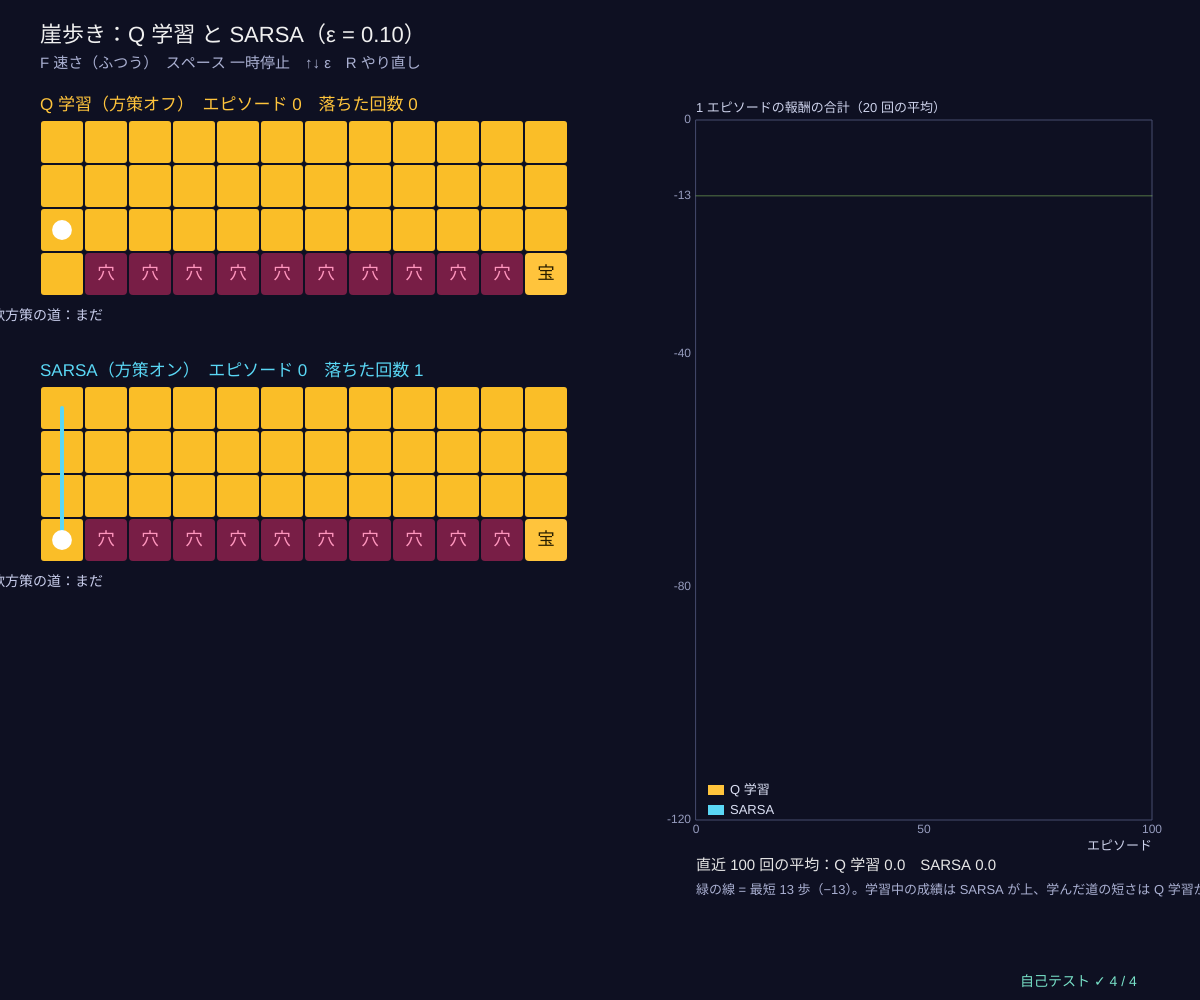
Frame 1 (no input)
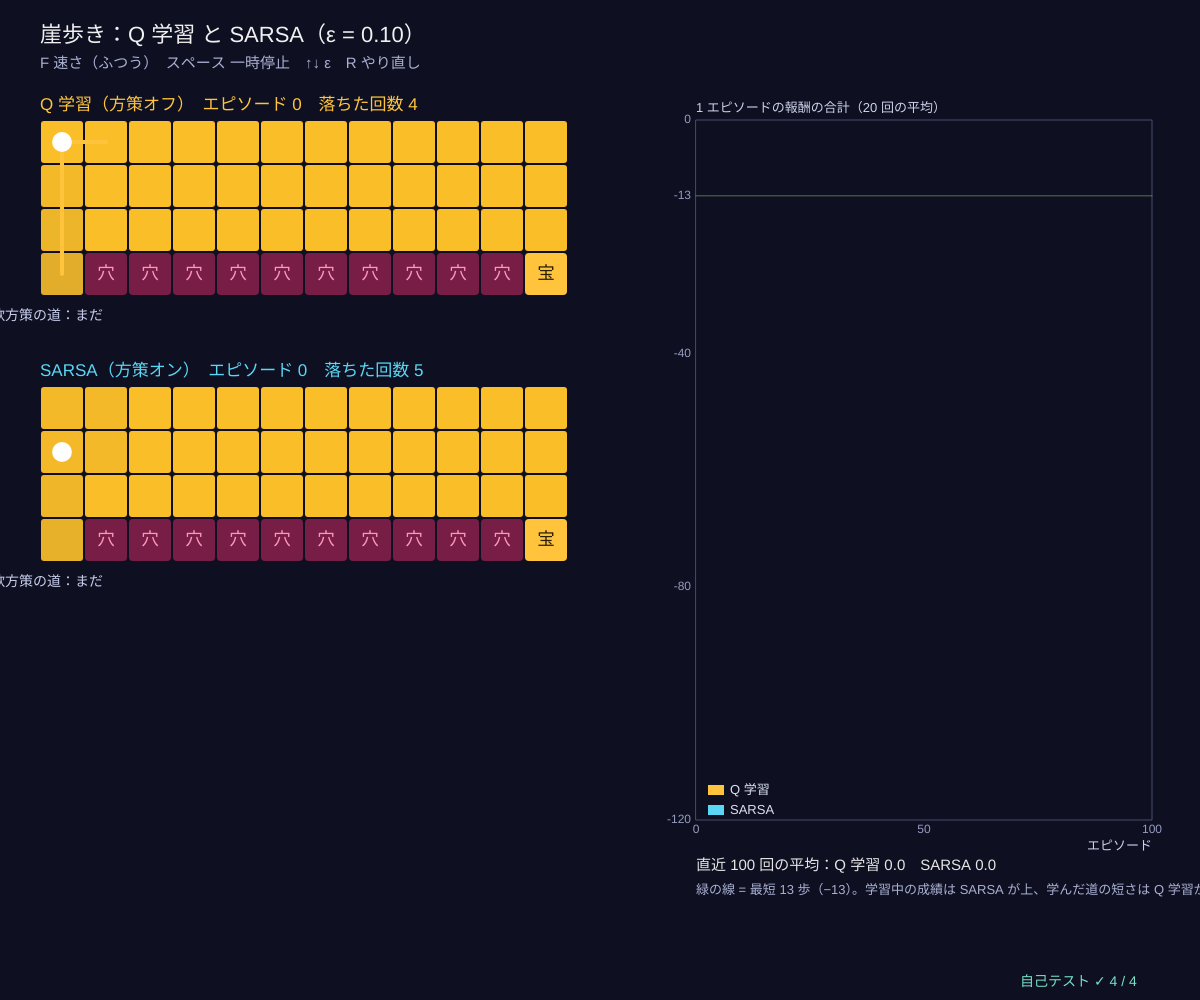
Frame 60 (no input)
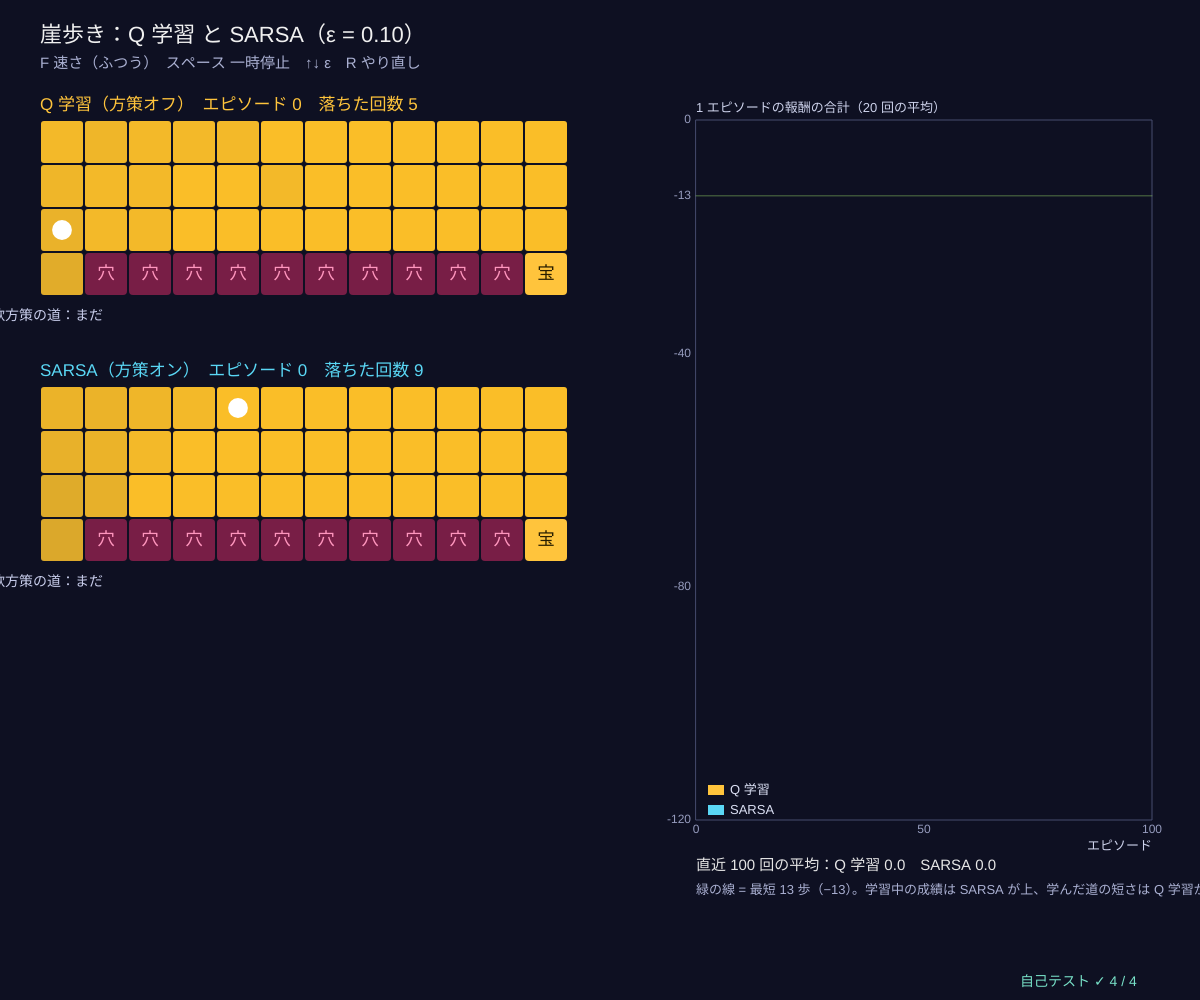
Frame 120 (the mouse pressed at the canvas centre since frame 60)

The p5.js sketch that drew these frames (run headless with seeded random() and noise() and a simulated clock; from frame 60 on, the mouse is pressed at the canvas centre):

// p5.js sketch
// ── sketch.js
// ============================================
// 06 崖歩きと SARSA ─ 4 × 12 のマス。下の段は崖（落ちると −100 でスタートに戻る）、1 歩ごとに −1
// Q 学習は「次はいちばん良い行動」を仮定するので、崖ぎりぎりの最短路を学ぶ。でも実際は ε のぶんでたらめに動くので、よく落ちる。
// SARSA は「次に実際にとる行動」Q(s′, a′) で更新する（方策オン）。でたらめな一歩も計算に入るので、崖から離れた安全な遠回りを学ぶ
// F 速さ / スペース 一時停止 / ↑↓ ε / R やり直し
// ============================================

const CLIFF_ROWS = [                     // ★ 崖のマップ（P = 崖）
  '............',
  '............',
  '............',
  'SPPPPPPPPPPG',
];
let eps = 0.1;                           // ★ 探索の割合 ε（ε を小さくすると 2 つの差は？）
const ALPHA = 0.5, FALL_R = -100;        // ★ 学習率、崖に落ちたときの報酬
let gw, agents = [], speed = 1, paused = false;
const SPEEDS = ['ゆっくり', 'ふつう', '速い'];

function setup() { createCanvas(windowWidth, windowHeight); gw = gridParse(CLIFF_ROWS); selfTest(); seedRng(3); resetAgents(); }
function resetAgents() { agents = [makeAgent(gw, false), makeAgent(gw, true)]; }
function makeAgent(g, sarsa) { let s = g.cell.indexOf('S'); return { sarsa, Q: Array.from({ length: g.w * g.h }, () => [0, 0, 0, 0]), s, a: -1, tot: 0, len: 0, rewards: [], falls: 0 }; }
function cliffMove(g, s, a) {            // 崖に入ったら −100 でスタートへ
  let s2 = gridMove(g, s, a);
  if (g.cell[s2] === 'P') return { s2: g.cell.indexOf('S'), r: FALL_R, fell: true };
  return { s2, r: -1, fell: false };
}
// ★ 1 歩：Q 学習と SARSA のちがいは target の 1 行だけ
function agentStep(ag, g, ep) {
  if (ag.a < 0) ag.a = epsGreedy(ag.Q[ag.s], ep);
  let s = ag.s, a = ag.a, o = cliffMove(g, s, a), done = g.cell[o.s2] === 'G';
  let a2 = epsGreedy(ag.Q[o.s2], ep);    // 次に実際にとる行動
  let target = done ? o.r : o.r + (ag.sarsa ? ag.Q[o.s2][a2] : maxOf(ag.Q[o.s2]));
  ag.Q[s][a] += ALPHA * (target - ag.Q[s][a]);
  ag.tot += o.r; ag.len++; if (o.fell) ag.falls++;
  if (done || ag.len >= 1000) { ag.rewards.push(ag.tot); ag.tot = 0; ag.len = 0; ag.s = g.cell.indexOf('S'); ag.a = -1; }
  else { ag.s = o.s2; ag.a = a2; }
}
function greedyPath(ag, g) {
  let s = g.cell.indexOf('S'), p = [s];
  for (let t = 0; t < 60 && g.cell[s] !== 'G'; t++) { let o = cliffMove(g, s, argmaxFirst(ag.Q[s])); if (o.fell) return { p, ok: false }; s = o.s2; if (p.includes(s)) return { p, ok: false }; p.push(s); }
  return { p, ok: g.cell[s] === 'G' };
}

function draw() {
  background(...BG);
  let t0 = performance.now();
  if (!paused) {
    let n = speed === 0 ? (frameCount % 4 === 0 ? 1 : 0) : 1;
    for (let k = 0; k < n; k++) for (let ag of agents) agentStep(ag, gw, eps);
    if (speed === 2) while (performance.now() - t0 < 6) for (let ag of agents) agentStep(ag, gw, eps);
  }
  noStroke(); fill(240); textSize(22); textAlign(LEFT, BASELINE);
  text('崖歩き：Q 学習 と SARSA（ε = ' + eps.toFixed(2) + '）', 40, 42);
  fill(170, 176, 210); textSize(15);
  text('F 速さ（' + SPEEDS[speed] + '）　スペース 一時停止　↑↓ ε　R やり直し', 40, 68);

  let cs = Math.min(44, (width * 0.5 - 60) / gw.w), names = ['Q 学習（方策オフ）', 'SARSA（方策オン）'], cols = [GOLD, CYAN];
  agents.forEach((ag, k) => {
    let gx = 40, gy = 120 + k * (gw.h * cs + 90);
    fill(...cols[k]); noStroke(); textSize(17); textAlign(LEFT, BASELINE);
    text(names[k] + '　エピソード ' + ag.rewards.length + '　落ちた回数 ' + ag.falls, gx, gy - 10);
    drawCells(gw, gx, gy, cs);
    for (let s = 0; s < gw.w * gw.h; s++) {
      if (gw.cell[s] === 'P' || gw.cell[s] === 'G') continue;
      let [x, y] = cellXY(gw, s, gx, gy, cs); noStroke(); valueFill(maxOf(ag.Q[s]), -30, 0); rect(x + 1, y + 1, cs - 2, cs - 2, 3);
      if (ag.rewards.length) { stroke(255, 160); strokeWeight(1.5); fill(255, 160); drawArrowIn(x + cs / 2, y + cs / 2, argmaxFirst(ag.Q[s]), cs * 0.25); }
    }
    let gp = greedyPath(ag, gw);
    stroke(...cols[k]); strokeWeight(4); polyline(gp.p.map((s) => { let [x, y] = cellXY(gw, s, gx, gy, cs); return [x + cs / 2, y + cs / 2]; }));
    let [ax, ay] = cellXY(gw, ag.s, gx, gy, cs); noStroke(); fill(255); circle(ax + cs / 2, ay + cs / 2, cs * 0.45);
    fill(200, 205, 235); textSize(14); text('貪欲方策の道：' + (gp.ok ? gp.p.length - 1 + ' 歩' : 'まだ'), gx, gy + gw.h * cs + 20);
  });

  // ---- エピソードごとの報酬の合計（直近 20 回の平均）
  let g = { x: width * 0.58, y: 120, w: width * 0.38, h: height - 300, x0: 0, x1: Math.max(100, ...agents.map((a) => a.rewards.length)), y0: -120, y1: 0 };
  plotAxes(g, 'エピソード', '1 エピソードの報酬の合計（20 回の平均）', [0, Math.round(g.x1 / 2), g.x1], [-120, -80, -40, -13, 0]);
  stroke(...LIME, 120); strokeWeight(1); line(g.x, gY(g, -13), g.x + g.w, gY(g, -13));
  agents.forEach((ag, k) => drawCurve(g, smoothArr(ag.rewards, 20), cols[k], 2.5));
  legend(g.x + 12, g.y + g.h - 30, [[GOLD, 'Q 学習'], [CYAN, 'SARSA']]);
  let last = (ag) => meanOf(ag.rewards.slice(-100));
  noStroke(); fill(230); textSize(15); textAlign(LEFT, BASELINE);
  text('直近 100 回の平均：Q 学習 ' + fmtN(last(agents[0]), 1) + '　SARSA ' + fmtN(last(agents[1]), 1), g.x, g.y + g.h + 50);
  fill(170, 176, 210); textSize(13);
  text('緑の線 = 最短 13 歩（−13）。学習中の成績は SARSA が上、学んだ道の短さは Q 学習が上', g.x, g.y + g.h + 74);
  drawSelfTest(width - 180, height - 14);
}

function keyPressed() {
  if (key === 'f' || key === 'F') speed = (speed + 1) % 3;
  if (key === ' ') paused = !paused;
  if (key === UP_ARROW) eps = Math.min(0.5, Math.round((eps + 0.05) * 100) / 100);
  if (key === DOWN_ARROW) eps = Math.max(0, Math.round((eps - 0.05) * 100) / 100);
  if (key === 'r' || key === 'R') resetAgents();
  return false;
}

// ---- 自己テスト
function selfTest() {
  selfTestResults = [];
  let g = gridParse(CLIFF_ROWS), okSarsa = true, okQ = true, okSafe = false, msg = [];
  for (let seed = 1; seed <= 5; seed++) {
    let res = [false, true].map((sarsa) => {
      seedRng(seed); let ag = makeAgent(g, sarsa);
      while (ag.rewards.length < 500) agentStep(ag, g, 0.1);
      return { avg: meanOf(ag.rewards.slice(-100)), gp: greedyPath(ag, g) };
    });
    if (!(res[1].avg > res[0].avg)) okSarsa = false;
    if (!(res[0].gp.ok && res[0].gp.p.length - 1 === 13)) okQ = false;
    if (res[1].gp.ok && res[1].gp.p.length - 1 > 13) okSafe = true;
    msg.push(fmtN(res[1].avg, 0) + '>' + fmtN(res[0].avg, 0));
  }
  check('最後の 100 エピソードの平均報酬：SARSA > Q 学習（5 つの種すべて：' + msg.join('、') + '）', okSarsa);
  check('Q 学習の貪欲方策の道 = 崖ぎりぎりの最短 13 歩（5 つの種すべて）', okQ);
  check('SARSA の貪欲方策の道は 13 歩より長い（崖から離れた遠回り）', okSafe);
  let o = cliffMove(g, g.cell.indexOf('S'), 1);
  check('崖に入ると報酬 −100 でスタートに戻る', o.fell && o.r === -100 && o.s2 === g.cell.indexOf('S'));
  reportSelfTest();
}

// ---------- やってみよう ----------
// 1. ε を 0 にすると、2 つの成績はどうなる？（でたらめな一歩がなければ崖ぎりぎりでも落ちない）
// 2. 学習の途中で ε を少しずつ小さくすると、SARSA の道はどう変わる？
// 3. FALL_R を −10 にすると、SARSA も崖ぎりぎりを通る？
// 4. Q 学習と SARSA の target の行を見くらべよう（ちがうのは 1 か所だけ）
// 5. 崖の形を変えてみよう（CLIFF_ROWS の P を動かす）

// ==================================================
// ここから下は「強化学習の道具」（中身は読まなくても OK。消さないでね）
// ==================================================
// ---- 色と小さな道具
const BG = [14, 16, 34];                // 背景（アーケードの紺）
const GOLD = [255, 196, 60], CYAN = [90, 215, 245], PINK = [245, 110, 170], LIME = [160, 230, 110], VIOLET = [175, 140, 255];
function clampv(v, a, b) { return v < a ? a : v > b ? b : v !== v ? a : v; }     // NaN なら a に戻す
function argmaxR(q) {                  // いちばん大きい値の番号（同点はランダムに 1 つ）
  let m = -Infinity, best = [];
  for (let i = 0; i < q.length; i++) {
    if (q[i] > m + 1e-12) { m = q[i]; best = [i]; } else if (Math.abs(q[i] - m) <= 1e-12) best.push(i);
  }
  return best.length ? best[Math.floor(rnd() * best.length)] : 0;
}
function argmaxFirst(q) { let b = 0; for (let i = 1; i < q.length; i++) if (q[i] > q[b]) b = i; return b; }   // 同点は若い番号
function maxOf(q) { let m = -Infinity; for (let v of q) if (v > m) m = v; return m; }
function epsGreedy(q, eps) { return rnd() < eps ? Math.floor(rnd() * q.length) : argmaxR(q); }   // ε の確率でランダム、ほかは貪欲
function softmaxArr(h, tau) {          // ボルツマン分布 exp(h/τ) / Σ（大きい数でもあふれないように最大値を引く）
  let m = maxOf(h), e = h.map((v) => Math.exp((v - m) / (tau || 1))), s = e.reduce((a, b) => a + b, 0);
  return e.map((v) => v / s);
}
function sampleFrom(p) { let u = rnd(), c = 0; for (let i = 0; i < p.length; i++) { c += p[i]; if (u < c) return i; } return p.length - 1; }
function meanOf(a) { return a.length ? a.reduce((s, v) => s + v, 0) / a.length : 0; }
function fmtN(v, d) { if (typeof v !== 'number' || v !== v) return '?'; let s = v.toFixed(d === undefined ? 2 : d); return s === '-0.00' || s === '-0.0' || s === '-0' ? s.slice(1) : s; }
// ---- 種つきの乱数（同じ種なら毎回同じ列 → 実験をくり返せる）
let rngState = 1;
function seedRng(s) { rngState = (s >>> 0) || 1; }
function rnd() {                       // 0〜1 の一様乱数（mulberry32）
  rngState = (rngState + 0x6d2b79f5) >>> 0;
  let t = rngState;
  t = Math.imul(t ^ (t >>> 15), t | 1);
  t ^= t + Math.imul(t ^ (t >>> 7), t | 61);
  return ((t ^ (t >>> 14)) >>> 0) / 4294967296;
}
function rndInt(a, b) { return a + Math.floor(rnd() * (b - a + 1)); }
function randn() { let u = 1 - rnd(), v = rnd(); return Math.sqrt(-2 * Math.log(u)) * Math.cos(2 * Math.PI * v); }   // 標準正規分布
// ---- グラフの道具：g = { x, y, w, h, x0, x1, y0, y1 }
function gX(g, v) { return g.x + clampv((v - g.x0) / (g.x1 - g.x0), -0.02, 1.02) * g.w; }
function gY(g, v) { return g.y + g.h - clampv((v - g.y0) / (g.y1 - g.y0), -0.02, 1.02) * g.h; }
function plotAxes(g, xl, yl, xt, yt) {
  stroke(70, 76, 110); strokeWeight(1); noFill(); rect(g.x, g.y, g.w, g.h);
  noStroke(); fill(150, 156, 190); textSize(12); textAlign(CENTER, TOP);
  for (let v of xt) text(+v.toPrecision(3), gX(g, v), g.y + g.h + 4);
  textAlign(RIGHT, CENTER);
  for (let v of yt) text(+v.toPrecision(3), g.x - 5, gY(g, v));
  textAlign(LEFT, BASELINE); fill(205, 210, 235); textSize(13);
  text(xl, g.x + g.w - textWidth(xl), g.y + g.h + 30); text(yl, g.x, g.y - 8);
}
function polyline(pts) {               // 点が 2 つ以上あるときだけ折れ線を描く（空の beginShape を作らない）
  if (pts.length < 2) return;
  noFill(); beginShape(); for (let p of pts) vertex(p[0], p[1]); endShape();
}
function smoothArr(a, k) {             // 直前 k 個の平均（ギザギザの学習曲線をならす）
  let out = [], s = 0;
  for (let i = 0; i < a.length; i++) { s += a[i]; if (i >= k) s -= a[i - k]; out.push(s / Math.min(i + 1, k)); }
  return out;
}
function drawCurve(g, arr, col, sw, xOff) {   // arr[i] を x = i (+ xOff) に。長いときは間引いて 600 点まで
  let n = arr.length, stride = Math.max(1, Math.ceil(n / 600)), pts = [];
  for (let i = 0; i < n; i += stride) pts.push([gX(g, i + (xOff || 0)), gY(g, arr[i])]);
  if (n > 1 && (n - 1) % stride) pts.push([gX(g, n - 1 + (xOff || 0)), gY(g, arr[n - 1])]);
  stroke(...col); strokeWeight(sw || 2); polyline(pts);
}
function legend(x, y, items) {         // items = [[色, 名前], …]
  textSize(13); textAlign(LEFT, CENTER);
  for (let [c, s] of items) { noStroke(); fill(...c); rect(x, y - 5, 16, 10); fill(220, 225, 245); text(s, x + 22, y); y += 20; }
}
// ---- グリッドワールド：文字の地図 '.' 床、'#' 壁、'S' スタート、'G' 宝（+1 で終わり）、'P' 落とし穴（−1 で終わり）
const DIRS = [[0, -1], [1, 0], [0, 1], [-1, 0]];    // 行動 0 上、1 右、2 下、3 左
const DIR_NAMES = ['上', '右', '下', '左'];
function gridParse(rows) { return { w: rows[0].length, h: rows.length, cell: rows.join('').split('') }; }
function gridMove(gw, s, a) {          // 決まった向きに 1 マス。外や壁ならその場にとどまる
  let x = s % gw.w + DIRS[a][0], y = Math.floor(s / gw.w) + DIRS[a][1];
  if (x < 0 || y < 0 || x >= gw.w || y >= gw.h || gw.cell[y * gw.w + x] === '#') return s;
  return y * gw.w + x;
}
function isTerminalCell(c) { return c === 'G' || c === 'P'; }
function enterReward(c, stepR) { return c === 'G' ? 1 : c === 'P' ? -1 : stepR; }
// マルコフ決定過程を作る：P[s][a] = [{ s2, p, r }]。意図した向きに 1 − slip、左右の直角の向きに slip/2 ずつ
function buildMdp(gw, slip, stepR) {
  let nS = gw.w * gw.h, P = [], term = [];
  for (let s = 0; s < nS; s++) {
    let c = gw.cell[s]; term.push(isTerminalCell(c) || c === '#'); P.push([]);
    for (let a = 0; a < 4; a++) {
      if (term[s]) { P[s].push([{ s2: s, p: 1, r: 0 }]); continue; }       // 終わりのマス（と壁）はそこに留まり、報酬 0
      let outs = [[a, 1 - slip], [(a + 1) % 4, slip / 2], [(a + 3) % 4, slip / 2]], list = [];
      for (let [d, p] of outs) {
        if (p <= 0) continue;
        let s2 = gridMove(gw, s, d), r = enterReward(gw.cell[s2], stepR), e = list.find((o) => o.s2 === s2);
        if (e) e.p += p; else list.push({ s2, p, r });
      }
      P[s].push(list);
    }
  }
  return { nS, nA: 4, P, term, gw };
}
function qValue(mdp, V, gamma, s, a) { let q = 0; for (let o of mdp.P[s][a]) q += o.p * (o.r + gamma * V[o.s2]); return q; }
function viSweep(mdp, V, gamma) {      // 価値反復の 1 回：V(s) ← max_a Σ p (r + γ V(s'))。戻り値 = 最大の変化量
  let nv = V.slice(), d = 0;
  for (let s = 0; s < mdp.nS; s++) {
    if (mdp.term[s]) continue;
    let best = -Infinity; for (let a = 0; a < 4; a++) best = Math.max(best, qValue(mdp, V, gamma, s, a));
    nv[s] = best; d = Math.max(d, Math.abs(best - V[s]));
  }
  for (let s = 0; s < mdp.nS; s++) V[s] = nv[s];
  return d;
}
function valueIteration(mdp, gamma, tol, maxIt) {
  let V = new Array(mdp.nS).fill(0), its = 0, d = Infinity, deltas = [];
  while (d >= tol && its < (maxIt || 100000)) { d = viSweep(mdp, V, gamma); deltas.push(d); its++; }
  return { V, its, deltas };
}
function optimalActs(mdp, V, gamma, s, tol) {     // 最適な行動の集合（同点は全部）
  let q = [0, 1, 2, 3].map((a) => qValue(mdp, V, gamma, s, a)), m = maxOf(q);
  return [0, 1, 2, 3].filter((a) => q[a] >= m - (tol || 1e-9));
}
function evalPolicy(mdp, pi, gamma, tol, V0) {    // 方策評価：V(s) ← Σ p (r + γ V(s')) を、変化が tol 未満になるまで
  let V = V0 ? V0.slice() : new Array(mdp.nS).fill(0), sweeps = 0, d = Infinity;
  while (d >= tol && sweeps < 100000) {
    d = 0;
    for (let s = 0; s < mdp.nS; s++) {
      if (mdp.term[s]) continue;
      let v = qValue(mdp, V, gamma, s, pi[s]); d = Math.max(d, Math.abs(v - V[s])); V[s] = v;
    }
    sweeps++;
  }
  return { V, sweeps };
}
function cellXY(gw, s, gx, gy, cs) { return [gx + (s % gw.w) * cs, gy + Math.floor(s / gw.w) * cs]; }
function drawArrowIn(cx, cy, a, len) { // マスの中心から向き a に矢印
  let dx = DIRS[a][0], dy = DIRS[a][1], ex = cx + dx * len, ey = cy + dy * len;
  line(cx - dx * len * 0.4, cy - dy * len * 0.4, ex, ey);
  noStroke(); triangle(ex + dx * 5, ey + dy * 5, ex - dy * 5 - dx * 2, ey + dx * 5 - dy * 2, ex + dy * 5 - dx * 2, ey - dx * 5 - dy * 2);
}
function drawCells(gw, gx, gy, cs, skipFloor) {   // 壁・宝・落とし穴・スタートを描く
  textAlign(CENTER, CENTER); textSize(cs * 0.4);
  for (let s = 0; s < gw.w * gw.h; s++) {
    let c = gw.cell[s], [x, y] = cellXY(gw, s, gx, gy, cs);
    if (c === '.' && skipFloor) continue;
    noStroke();
    if (c === '#') fill(70, 76, 120); else if (c === 'G') fill(...GOLD); else if (c === 'P') fill(120, 30, 70); else fill(26, 30, 60);
    rect(x + 1, y + 1, cs - 2, cs - 2, 4);
    if (c === 'G') { fill(40, 30, 0); text('宝', x + cs / 2, y + cs / 2); }
    if (c === 'P') { fill(255, 150, 190); text('穴', x + cs / 2, y + cs / 2); }
    if (c === 'S') { fill(...CYAN); text('S', x + cs / 2, y + cs / 2); }
  }
}
function cellAt(gw, gx, gy, cs, mx, my) {         // マウスの下のマス（なければ −1）
  let x = Math.floor((mx - gx) / cs), y = Math.floor((my - gy) / cs);
  return x >= 0 && y >= 0 && x < gw.w && y < gw.h ? y * gw.w + x : -1;
}
function bfsDist(gw, goal) {           // 決定的に動くときの、各マスからゴールまでの最短の歩数（届かなければ Infinity）
  let d = new Array(gw.w * gw.h).fill(Infinity), q = [goal]; d[goal] = 0;
  while (q.length) {
    let s = q.shift();
    for (let a = 0; a < 4; a++) {
      let x = s % gw.w - DIRS[a][0], y = Math.floor(s / gw.w) - DIRS[a][1], p = y * gw.w + x;   // p から向き a で s に来られる？
      if (x < 0 || y < 0 || x >= gw.w || y >= gw.h || gw.cell[p] === '#' || d[p] < Infinity || isTerminalCell(gw.cell[p])) continue;
      if (gridMove(gw, p, a) === s) { d[p] = d[s] + 1; q.push(p); }
    }
  }
  return d;
}
function valueFill(v, lo, hi) {        // 低い = 紫、0 = 紺、高い = 金
  let t = clampv((v - lo) / (hi - lo || 1), 0, 1);
  if (t < 0.5) { let u = t / 0.5; fill(110 - 80 * u, 60 - 30 * u, 150 - 90 * u); }
  else { let u = (t - 0.5) / 0.5; fill(30 + 220 * u, 30 + 160 * u, 60 - 20 * u); }
}
// ---- 自己テストの道具
let selfTestResults = [];
function check(name, cond) { selfTestResults.push({ name, ok: !!cond }); }
function near(a, b, tol) { return a !== null && a !== undefined && isFinite(a) && Math.abs(a - b) <= (tol === undefined ? 1e-9 : tol); }
function noNaN(v) { return Array.isArray(v) || ArrayBuffer.isView(v) ? Array.from(v).every(noNaN) : !(typeof v === 'number' && !isFinite(v)); }
function reportSelfTest() { for (let r of selfTestResults) (r.ok ? console.log : console.error)((r.ok ? '✓ ' : '✗ ') + r.name); }
function selfTestLine() { let n = selfTestResults.filter((r) => r.ok).length; return '自己テスト ' + (n === selfTestResults.length ? '✓ ' : '✗ ') + n + ' / ' + selfTestResults.length; }
function drawSelfTest(x, y) { noStroke(); fill(selfTestResults.every((r) => r.ok) ? color(120, 225, 200) : color(255, 90, 120)); textSize(14); textAlign(LEFT, BASELINE); text(selfTestLine(), x, y); }
